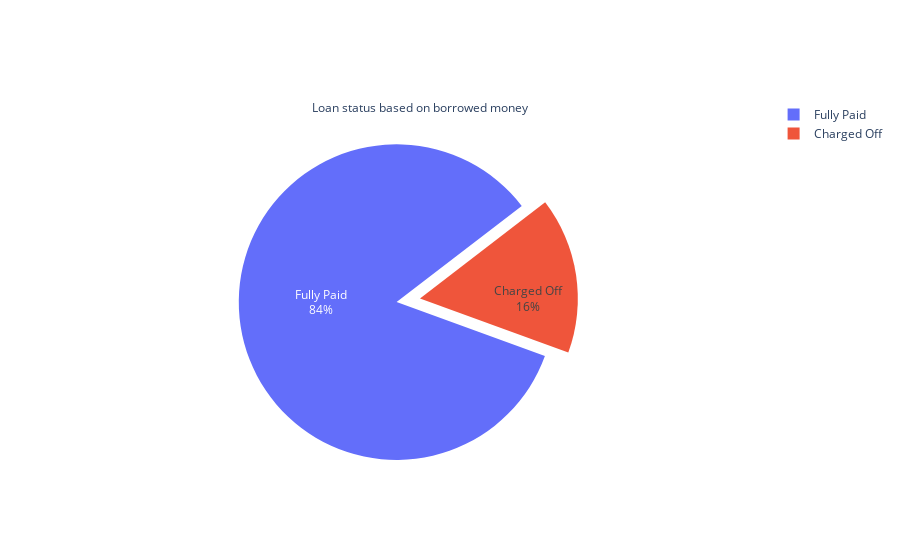

This figure's notebook cell:
### Markdown cell above
14.6% of borrowers default on the loan.

### Code cell
# create loan_amnt sum grouped by loan_status
loan_statuis_dist = loan.groupby('loan_status')['loan_amnt'].sum()
# draw a pie chart to represent payed and defaulted percentage
fig = go.Figure(data=[go.Pie(labels=loan_statuis_dist.index.values, values=loan_statuis_dist, textinfo='label+percent',
    insidetextorientation='radial', pull=[0, 0.15], rotation = 110, title='Loan status based on borrowed money')])
fig.show()

### Figure 1 — Plotly figure (JSON) as saved in the notebook; plotly's stock layout.template omitted (floating-point values rounded to 4 significant figures)
{"data": [{"insidetextorientation": "radial", "labels": ["Charged Off", "Fully Paid"], "pull": [0, 0.15], "rotation": 110, "textinfo": "label+percent", "title": {"text": "Loan status based on borrowed money"}, "type": "pie", "values": [68111375, 358049725]}], "layout": {}}
